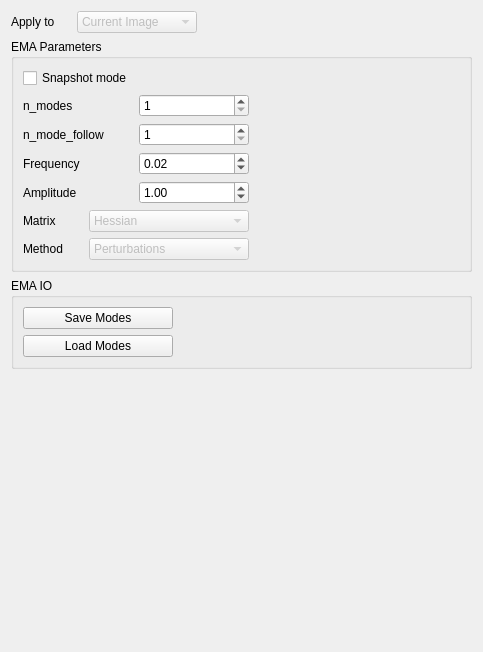
         <widget class="QWidget" name="page_5">
          <property name="geometry">
           <rect>
            <x>0</x>
            <y>0</y>
            <width>483</width>
            <height>652</height>
           </rect>
          </property>
          <attribute name="label">
           <string>EMA</string>
          </attribute>
          <layout class="QGridLayout" name="gridLayout_18">
           <item row="10" column="1">
            <spacer name="verticalSpacer_6">
             <property name="orientation">
              <enum>Qt::Vertical</enum>
             </property>
             <property name="sizeHint" stdset="0">
              <size>
               <width>20</width>
               <height>40</height>
              </size>
             </property>
            </spacer>
           </item>
           <item row="4" column="1">
            <widget class="QGroupBox" name="groupBox_8">
             <property name="title">
              <string>EMA IO</string>
             </property>
             <layout class="QGridLayout" name="gridLayout_30">
              <item row="2" column="0">
               <widget class="QPushButton" name="pushButton_LoadModes">
                <property name="text">
                 <string>Load Modes</string>
                </property>
               </widget>
              </item>
              <item row="0" column="1">
               <spacer name="horizontalSpacer_17">
                <property name="orientation">
                 <enum>Qt::Horizontal</enum>
                </property>
                <property name="sizeHint" stdset="0">
                 <size>
                  <width>40</width>
                  <height>20</height>
                 </size>
                </property>
               </spacer>
              </item>
              <item row="0" column="0">
               <widget class="QPushButton" name="pushButton_SaveModes">
                <property name="minimumSize">
                 <size>
                  <width>150</width>
                  <height>0</height>
                 </size>
                </property>
                <property name="text">
                 <string>Save Modes</string>
                </property>
               </widget>
              </item>
             </layout>
            </widget>
           </item>
           <item row="0" column="1">
            <layout class="QGridLayout" name="gridLayout_19">
             <item row="1" column="1">
              <widget class="QLabel" name="label_23">
               <property name="minimumSize">
                <size>
                 <width>60</width>
                 <height>0</height>
                </size>
               </property>
               <property name="text">
                <string>Apply to</string>
               </property>
              </widget>
             </item>
             <item row="1" column="2">
              <widget class="QComboBox" name="comboBox_EMA_ApplyTo">
               <property name="enabled">
                <bool>false</bool>
               </property>
               <property name="minimumSize">
                <size>
                 <width>120</width>
                 <height>0</height>
                </size>
               </property>
               <property name="currentText">
                <string>Current Image</string>
               </property>
               <item>
                <property name="text">
                 <string>Current Image</string>
                </property>
               </item>
               <item>
                <property name="text">
                 <string>All Images</string>
                </property>
               </item>
              </widget>
             </item>
             <item row="1" column="3">
              <spacer name="horizontalSpacer_16">
               <property name="orientation">
                <enum>Qt::Horizontal</enum>
               </property>
               <property name="sizeHint" stdset="0">
                <size>
                 <width>40</width>
                 <height>20</height>
                </size>
               </property>
              </spacer>
             </item>
            </layout>
           </item>
           <item row="1" column="1">
            <widget class="QGroupBox" name="groupBox_4">
             <property name="title">
              <string>EMA Parameters</string>
             </property>
             <layout class="QGridLayout" name="gridLayout_22">
              <item row="3" column="0">
               <layout class="QGridLayout" name="gridLayout_33">
                <item row="1" column="0">
                 <widget class="QLabel" name="label_14">
                  <property name="minimumSize">
                   <size>
                    <width>60</width>
                    <height>0</height>
                   </size>
                  </property>
                  <property name="text">
                   <string>Matrix</string>
                  </property>
                 </widget>
                </item>
                <item row="3" column="0">
                 <widget class="QLabel" name="label_15">
                  <property name="minimumSize">
                   <size>
                    <width>60</width>
                    <height>0</height>
                   </size>
                  </property>
                  <property name="text">
                   <string>Method</string>
                  </property>
                 </widget>
                </item>
                <item row="1" column="1">
                 <widget class="QComboBox" name="comboBox">
                  <property name="enabled">
                   <bool>false</bool>
                  </property>
                  <property name="minimumSize">
                   <size>
                    <width>160</width>
                    <height>0</height>
                   </size>
                  </property>
                  <item>
                   <property name="text">
                    <string>Hessian</string>
                   </property>
                  </item>
                  <item>
                   <property name="text">
                    <string>Dynamical Matrix</string>
                   </property>
                  </item>
                 </widget>
                </item>
                <item row="3" column="1">
                 <widget class="QComboBox" name="comboBox_2">
                  <property name="enabled">
                   <bool>false</bool>
                  </property>
                  <item>
                   <property name="text">
                    <string>Perturbations</string>
                   </property>
                  </item>
                  <item>
                   <property name="text">
                    <string>Mode following</string>
                   </property>
                  </item>
                 </widget>
                </item>
               </layout>
              </item>
              <item row="1" column="0">
               <layout class="QGridLayout" name="gridLayout_21">
                <item row="2" column="1">
                 <widget class="QSpinBox" name="spinBox_ema_n_modes">
                  <property name="minimum">
                   <number>1</number>
                  </property>
                  <property name="maximum">
                   <number>9999999</number>
                  </property>
                 </widget>
                </item>
                <item row="3" column="0">
                 <widget class="QLabel" name="label_111">
                  <property name="minimumSize">
                   <size>
                    <width>110</width>
                    <height>0</height>
                   </size>
                  </property>
                  <property name="text">
                   <string>n_mode_follow</string>
                  </property>
                 </widget>
                </item>
                <item row="3" column="1">
                 <widget class="QSpinBox" name="spinBox_ema_n_mode_follow">
                  <property name="minimum">
                   <number>1</number>
                  </property>
                  <property name="maximum">
                   <number>9999999</number>
                  </property>
                 </widget>
                </item>
                <item row="6" column="1">
                 <widget class="QDoubleSpinBox" name="doubleSpinBox_ema_amplitude">
                  <property name="minimum">
                   <double>0.100000000000000</double>
                  </property>
                  <property name="maximum">
                   <double>20.000000000000000</double>
                  </property>
                  <property name="singleStep">
                   <double>0.100000000000000</double>
                  </property>
                  <property name="value">
                   <double>1.000000000000000</double>
                  </property>
                 </widget>
                </item>
                <item row="5" column="0">
                 <widget class="QLabel" name="label_121">
                  <property name="text">
                   <string>Frequency</string>
                  </property>
                 </widget>
                </item>
                <item row="6" column="0">
                 <widget class="QLabel" name="label_13">
                  <property name="text">
                   <string>Amplitude</string>
                  </property>
                 </widget>
                </item>
                <item row="5" column="1">
                 <widget class="QDoubleSpinBox" name="doubleSpinBox_ema_frequency">
                  <property name="minimum">
                   <double>0.010000000000000</double>
                  </property>
                  <property name="maximum">
                   <double>1000.000000000000000</double>
                  </property>
                  <property name="singleStep">
                   <double>0.010000000000000</double>
                  </property>
                  <property name="value">
                   <double>0.020000000000000</double>
                  </property>
                 </widget>
                </item>
                <item row="2" column="0">
                 <widget class="QLabel" name="label_24">
                  <property name="text">
                   <string>n_modes</string>
                  </property>
                 </widget>
                </item>
               </layout>
              </item>
              <item row="1" column="1">
               <spacer name="horizontalSpacer_14">
                <property name="orientation">
                 <enum>Qt::Horizontal</enum>
                </property>
                <property name="sizeHint" stdset="0">
                 <size>
                  <width>40</width>
                  <height>20</height>
                 </size>
                </property>
               </spacer>
              </item>
              <item row="0" column="0">
               <widget class="QCheckBox" name="checkBox_snapshot_mode">
                <property name="text">
                 <string>Snapshot mode</string>
                </property>
               </widget>
              </item>
             </layout>
            </widget>
           </item>
          </layout>
         </widget>
